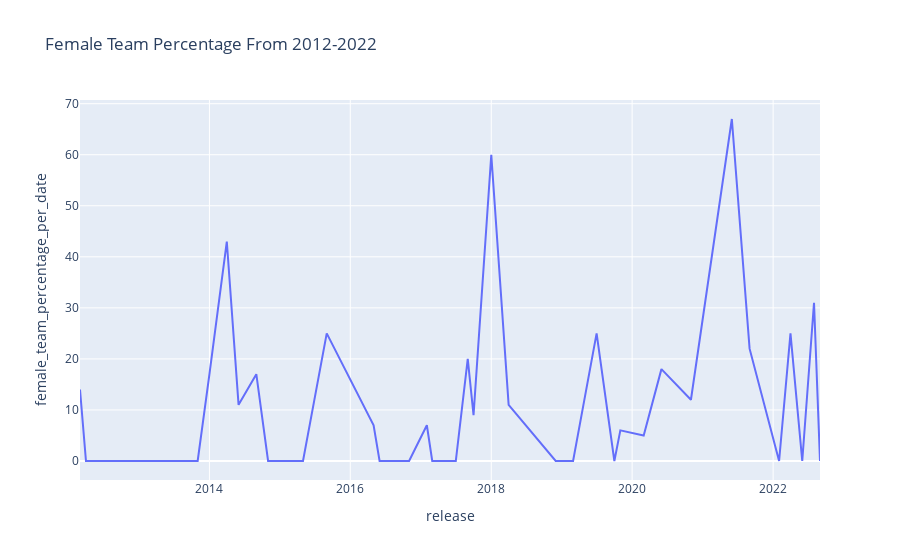

The notebook cell this image was saved under:
### Code cell
fig_line= px.line(games, x = games["release"], y = games["female_team_percentage_per_date"], title = "Female Team Percentage From 2012-2022")
fig_line

### Figure 1 — Plotly figure (JSON) as saved in the notebook; plotly's stock layout.template omitted (floating-point values rounded to 4 significant figures)
{"data": [{"hovertemplate": "release=%{x}<br>female_team_percentage_per_date=%{y}<extra></extra>", "legendgroup": "", "line": {"color": "#636efa", "dash": "solid"}, "marker": {"symbol": "circle"}, "mode": "lines", "name": "", "orientation": "v", "showlegend": false, "type": "scatter", "x": ["2012-03-01T00:00:00", "2012-04-01T00:00:00", "2012-09-01T00:00:00", "2012-10-01T00:00:00", "2013-03-01T00:00:00", "2013-05-01T00:00:00", "2013-06-01T00:00:00", "2013-11-01T00:00:00", "2014-01-01T00:00:00", "2014-04-01T00:00:00", "2014-06-01T00:00:00", "2014-09-01T00:00:00", "2014-11-01T00:00:00", "2015-03-01T00:00:00", "2015-03-01T00:00:00", "2015-03-01T00:00:00", "2015-05-01T00:00:00", "2015-09-01T00:00:00", "2015-09-01T00:00:00", "2016-05-01T00:00:00", "2016-06-01T00:00:00", "2016-09-01T00:00:00", "2016-11-01T00:00:00", "2016-11-01T00:00:00", "2017-02-01T00:00:00", "2017-02-01T00:00:00", "2017-02-01T00:00:00", "2017-03-01T00:00:00", "2017-04-01T00:00:00", "2017-07-01T00:00:00", "2017-09-01T00:00:00", "2017-09-01T00:00:00", "2017-10-01T00:00:00", "2018-01-01T00:00:00", "2018-04-01T00:00:00", "2018-12-01T00:00:00", "2019-03-01T00:00:00", "2019-03-01T00:00:00", "2019-07-01T00:00:00", "2019-10-01T00:00:00", "2019-10-01T00:00:00", "2019-11-01T00:00:00", "2019-11-01T00:00:00", "2020-03-01T00:00:00", "2020-03-01T00:00:00", "2020-06-01T00:00:00", "2020-11-01T00:00:00", "2021-06-01T00:00:00", "2021-09-01T00:00:00", "2021-09-01T00:00:00", "2021-09-01T00:00:00", "2022-02-01T00:00:00", "2022-04-01T00:00:00", "2022-06-01T00:00:00", "2022-08-01T00:00:00", "2022-09-01T00:00:00"], "xaxis": "x", "y": [14, 0, 0, 0, 0, 0, 0, 0, 17, 43, 11, 17, 0, 0, 0, 0, 0, 25, 25, 7, 0, 0, 0, 0, 7, 7, 7, 0, 0, 0, 20, 20, 9, 60, 11, 0, 0, 0, 25, 0, 0, 6, 6, 5, 5, 18, 12, 67, 22, 22, 22, 0, 25, 0, 31, 0], "yaxis": "y"}], "layout": {"autosize": true, "legend": {"tracegroupgap": 0}, "title": {"text": "Female Team Percentage From 2012-2022"}, "xaxis": {"anchor": "y", "autorange": true, "domain": [0, 1], "range": ["2012-03-01", "2022-09-01"], "title": {"text": "release"}, "type": "date"}, "yaxis": {"anchor": "x", "autorange": true, "domain": [0, 1], "range": [-3.722, 70.72], "title": {"text": "female_team_percentage_per_date"}, "type": "linear"}}}
